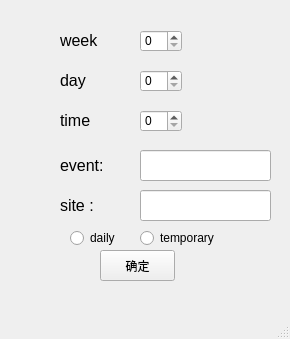
<?xml version="1.0" encoding="UTF-8"?>
<ui version="4.0">
 <class>add_event_window</class>
 <widget class="QMainWindow" name="add_event_window">
  <property name="geometry">
   <rect>
    <x>0</x>
    <y>0</y>
    <width>290</width>
    <height>339</height>
   </rect>
  </property>
  <property name="windowTitle">
   <string>MainWindow</string>
  </property>
  <widget class="QWidget" name="centralwidget">
   <widget class="QSpinBox" name="week_spinbox">
    <property name="geometry">
     <rect>
      <x>140</x>
      <y>30</y>
      <width>42</width>
      <height>22</height>
     </rect>
    </property>
   </widget>
   <widget class="QLabel" name="label">
    <property name="geometry">
     <rect>
      <x>60</x>
      <y>30</y>
      <width>54</width>
      <height>21</height>
     </rect>
    </property>
    <property name="text">
     <string>&lt;html&gt;&lt;head/&gt;&lt;body&gt;&lt;p&gt;&lt;span style=&quot; font-size:12pt;&quot;&gt;week&lt;/span&gt;&lt;/p&gt;&lt;/body&gt;&lt;/html&gt;</string>
    </property>
   </widget>
   <widget class="QLabel" name="label_2">
    <property name="geometry">
     <rect>
      <x>60</x>
      <y>70</y>
      <width>54</width>
      <height>21</height>
     </rect>
    </property>
    <property name="text">
     <string>&lt;html&gt;&lt;head/&gt;&lt;body&gt;&lt;p&gt;&lt;span style=&quot; font-size:12pt;&quot;&gt;day&lt;/span&gt;&lt;/p&gt;&lt;/body&gt;&lt;/html&gt;</string>
    </property>
   </widget>
   <widget class="QSpinBox" name="day_spinbox">
    <property name="geometry">
     <rect>
      <x>140</x>
      <y>70</y>
      <width>42</width>
      <height>22</height>
     </rect>
    </property>
   </widget>
   <widget class="QLabel" name="label_3">
    <property name="geometry">
     <rect>
      <x>60</x>
      <y>110</y>
      <width>54</width>
      <height>21</height>
     </rect>
    </property>
    <property name="text">
     <string>&lt;html&gt;&lt;head/&gt;&lt;body&gt;&lt;p&gt;&lt;span style=&quot; font-size:12pt;&quot;&gt;time&lt;/span&gt;&lt;/p&gt;&lt;/body&gt;&lt;/html&gt;</string>
    </property>
   </widget>
   <widget class="QSpinBox" name="time_spinbox">
    <property name="geometry">
     <rect>
      <x>140</x>
      <y>110</y>
      <width>42</width>
      <height>22</height>
     </rect>
    </property>
   </widget>
   <widget class="QLineEdit" name="event_line">
    <property name="geometry">
     <rect>
      <x>140</x>
      <y>150</y>
      <width>131</width>
      <height>31</height>
     </rect>
    </property>
   </widget>
   <widget class="QLabel" name="label_4">
    <property name="geometry">
     <rect>
      <x>60</x>
      <y>150</y>
      <width>54</width>
      <height>31</height>
     </rect>
    </property>
    <property name="text">
     <string>&lt;html&gt;&lt;head/&gt;&lt;body&gt;&lt;p&gt;&lt;span style=&quot; font-size:12pt;&quot;&gt;event:&lt;/span&gt;&lt;/p&gt;&lt;/body&gt;&lt;/html&gt;</string>
    </property>
   </widget>
   <widget class="QPushButton" name="confirm_button">
    <property name="geometry">
     <rect>
      <x>100</x>
      <y>250</y>
      <width>75</width>
      <height>31</height>
     </rect>
    </property>
    <property name="text">
     <string>确定</string>
    </property>
   </widget>
   <widget class="QRadioButton" name="daily_button">
    <property name="geometry">
     <rect>
      <x>70</x>
      <y>230</y>
      <width>61</width>
      <height>16</height>
     </rect>
    </property>
    <property name="text">
     <string>daily</string>
    </property>
   </widget>
   <widget class="QRadioButton" name="temporary_button">
    <property name="geometry">
     <rect>
      <x>140</x>
      <y>230</y>
      <width>89</width>
      <height>16</height>
     </rect>
    </property>
    <property name="text">
     <string>temporary</string>
    </property>
   </widget>
   <widget class="QLabel" name="label_5">
    <property name="geometry">
     <rect>
      <x>60</x>
      <y>190</y>
      <width>54</width>
      <height>31</height>
     </rect>
    </property>
    <property name="text">
     <string>&lt;html&gt;&lt;head/&gt;&lt;body&gt;&lt;p&gt;&lt;span style=&quot; font-size:12pt;&quot;&gt;site :&lt;/span&gt;&lt;/p&gt;&lt;/body&gt;&lt;/html&gt;</string>
    </property>
   </widget>
   <widget class="QLineEdit" name="site_line">
    <property name="geometry">
     <rect>
      <x>140</x>
      <y>190</y>
      <width>131</width>
      <height>31</height>
     </rect>
    </property>
   </widget>
  </widget>
  <widget class="QMenuBar" name="menubar">
   <property name="geometry">
    <rect>
     <x>0</x>
     <y>0</y>
     <width>290</width>
     <height>23</height>
    </rect>
   </property>
  </widget>
  <widget class="QStatusBar" name="statusbar"/>
 </widget>
 <resources/>
 <connections/>
</ui>
